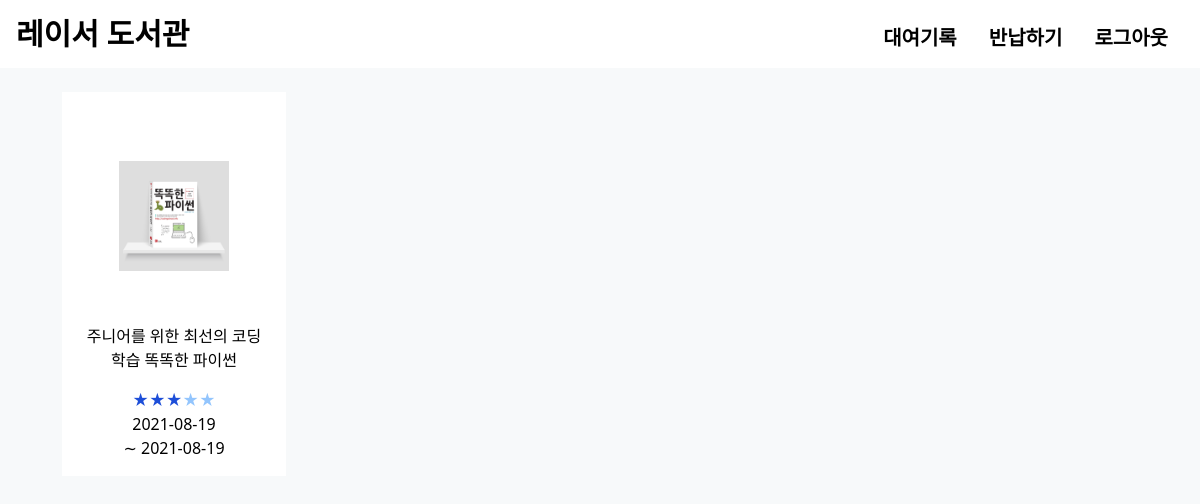
Page /book/lent (signed in) on the committed database.
### models.py (models this page shows)
class rentalBook(db.Model):
    __tablename__ = "rentalBook"
    id = db.Column(db.Integer, primary_key=True, autoincrement=True)
    book_id = db.Column(
        db.Integer, db.ForeignKey("book.id", ondelete="CASCADE"), nullable=False
    )
    user_id = db.Column(
        db.String(100), db.ForeignKey("user.email", ondelete="CASCADE"), nullable=False
    )
    rental_date = db.Column(db.Date, default=date.today())
    return_date = db.Column(db.Date, default=date.today() + timedelta(days=7))
    book = db.relationship("libraryBook", backref=db.backref("rental"))
    user = db.relationship("libraryUser", backref=db.backref("rental"))

class libraryBook(db.Model):
    __tablename__ = "book"
    id = db.Column(db.Integer, primary_key=True, autoincrement=True)
    book_name = db.Column(db.String(200))
    publisher = db.Column(db.String(100))
    author = db.Column(db.String(20))
    publication_date = db.Column(db.Date)
    pages = db.Column(db.String(4))
    isbn = db.Column(db.String(13))
    description = db.Column(db.Text())
    link = db.Column(db.String(255))
    photo = db.Column(db.String(255))
    rented = db.Column(db.Boolean, default=False)

### views/book_view.py (the view)
@bp.route("/lent")
def book_lent():
    books = rentalBook.query.filter(
        and_(
            rentalBook.user_id == session["email"],
            rentalBook.return_date <= date.today(),
        )
    ).all()
    return render_template("services/lent.html", books=books, avg_rating=avg_rating)

### views/main_view.py (called while the page is built)
def avg_rating(book_id):
    all_rating = bookComment.query.filter(bookComment.book_id == book_id).all()
    sum_rating = 0
    if len(all_rating) > 0:
        for rate in all_rating:
            sum_rating += rate.rating
        return round(sum_rating / len(all_rating))
    return 0

### templates/services/lent.html (shortened to what this page needs)
{% extends 'base.html' %}
{% block content %}
<div class="grid grid-cols-4 grid-rows-2 mx-10 gap-x-4 gap-y-8">
    {% for book in books %}
    <div class="mx-auto p-4 text-center flex flex-col justify-center items-center h-96 w-56 bg-white border border-2 border-blue-400">
        <img class="m-auto" src="../static/book_img/{{book.book_id}}.jpg" width="110" height="110">
        <a class="h-12" href="{{ url_for('book.book_detail', book_id=book.book_id) }}"><span>{{book.book.book_name}}</span></a>
        <div class="flex mt-4">
            {% if avg_rating(book.book_id) == 0 -%}
            <div class="text-blue-300">&#9733;</div><div class="text-blue-300">&#9733;</div><div class="text-blue-300">&#9733;</div><div class="text-blue-300">&#9733;</div><div class="text-blue-300">&#9733;</div>
            {%- elif avg_rating(book.book_id) == 1 -%}
            <div class="text-blue-700">&#9733;</div><div class="text-blue-300">&#9733;</div><div class="text-blue-300">&#9733;</div><div class="text-blue-300">&#9733;</div><div class="text-blue-300">&#9733;</div>
            {%- elif avg_rating(book.book_id) == 2 -%}
            <div class="text-blue-700">&#9733;</div><div class="text-blue-700">&#9733;</div><div class="text-blue-300">&#9733;</div><div class="text-blue-300">&#9733;</div><div class="text-blue-300">&#9733;</div>
            {%- elif avg_rating(book.book_id) == 3 -%}
            <div class="text-blue-700">&#9733;</div><div class="text-blue-700">&#9733;</div><div class="text-blue-700">&#9733;</div><div class="text-blue-300">&#9733;</div><div class="text-blue-300">&#9733;</div>
            {%- elif avg_rating(book.book_id) == 4 -%}
            <div class="text-blue-700">&#9733;</div><div class="text-blue-700">&#9733;</div><div class="text-blue-700">&#9733;</div><div class="text-blue-700">&#9733;</div><div class="text-blue-300">&#9733;</div>
            {%- else -%}
            <div class="text-blue-700">&#9733;</div><div class="text-blue-700">&#9733;</div><div class="text-blue-700">&#9733;</div><div class="text-blue-700">&#9733;</div><div class="text-blue-700">&#9733;</div>
            {%- endif %}
        </div>
        <span>{{book.rental_date}}</span>
        <span>&#8764; {{book.return_date}}</span>
    </div>
    {% endfor %}
</div>
{% endblock %}

### static/style.css (style rules this page uses)
body { background-color: #F7F9FA; }

### rows in the picture
rentalBook: book.book_name "주니어를 위한 최선의 코딩 학습 똑똑한 파이썬", rental_date "2021-08-19", return_date "2021-08-19"
